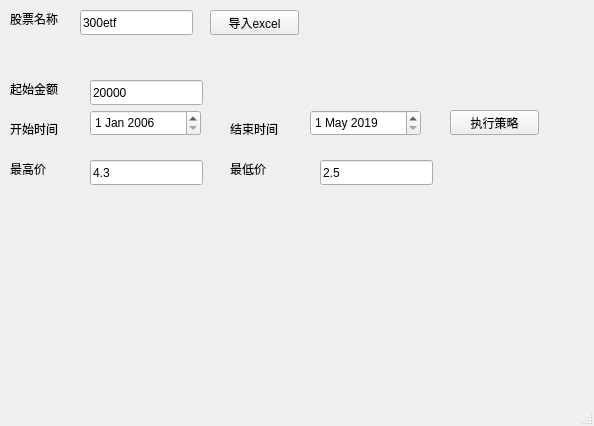
<?xml version="1.0" encoding="UTF-8"?>
<ui version="4.0">
 <class>MainWindow</class>
 <widget class="QMainWindow" name="MainWindow">
  <property name="geometry">
   <rect>
    <x>0</x>
    <y>0</y>
    <width>594</width>
    <height>426</height>
   </rect>
  </property>
  <property name="windowTitle">
   <string>MainWindow</string>
  </property>
  <widget class="QWidget" name="centralwidget">
   <widget class="QPushButton" name="pb_import_excel">
    <property name="geometry">
     <rect>
      <x>210</x>
      <y>10</y>
      <width>89</width>
      <height>25</height>
     </rect>
    </property>
    <property name="text">
     <string>导入excel</string>
    </property>
   </widget>
   <widget class="QLabel" name="label">
    <property name="geometry">
     <rect>
      <x>10</x>
      <y>10</y>
      <width>67</width>
      <height>17</height>
     </rect>
    </property>
    <property name="text">
     <string>股票名称</string>
    </property>
   </widget>
   <widget class="QLineEdit" name="le_stockname">
    <property name="geometry">
     <rect>
      <x>80</x>
      <y>10</y>
      <width>113</width>
      <height>25</height>
     </rect>
    </property>
    <property name="text">
     <string>300etf</string>
    </property>
   </widget>
   <widget class="QLabel" name="label_2">
    <property name="geometry">
     <rect>
      <x>10</x>
      <y>80</y>
      <width>67</width>
      <height>17</height>
     </rect>
    </property>
    <property name="text">
     <string>起始金额</string>
    </property>
   </widget>
   <widget class="QLineEdit" name="le_cash">
    <property name="geometry">
     <rect>
      <x>90</x>
      <y>80</y>
      <width>113</width>
      <height>25</height>
     </rect>
    </property>
    <property name="text">
     <string>20000</string>
    </property>
   </widget>
   <widget class="QLabel" name="label_3">
    <property name="geometry">
     <rect>
      <x>10</x>
      <y>120</y>
      <width>67</width>
      <height>17</height>
     </rect>
    </property>
    <property name="text">
     <string>开始时间</string>
    </property>
   </widget>
   <widget class="QLabel" name="label_4">
    <property name="geometry">
     <rect>
      <x>230</x>
      <y>120</y>
      <width>67</width>
      <height>17</height>
     </rect>
    </property>
    <property name="text">
     <string>结束时间</string>
    </property>
   </widget>
   <widget class="QPushButton" name="pb_excute_strategy">
    <property name="geometry">
     <rect>
      <x>450</x>
      <y>110</y>
      <width>89</width>
      <height>25</height>
     </rect>
    </property>
    <property name="text">
     <string>执行策略</string>
    </property>
   </widget>
   <widget class="QDateEdit" name="de_begin">
    <property name="geometry">
     <rect>
      <x>90</x>
      <y>110</y>
      <width>111</width>
      <height>26</height>
     </rect>
    </property>
    <property name="dateTime">
     <datetime>
      <hour>0</hour>
      <minute>0</minute>
      <second>0</second>
      <year>2006</year>
      <month>1</month>
      <day>1</day>
     </datetime>
    </property>
   </widget>
   <widget class="QDateEdit" name="de_end">
    <property name="geometry">
     <rect>
      <x>310</x>
      <y>110</y>
      <width>111</width>
      <height>26</height>
     </rect>
    </property>
    <property name="dateTime">
     <datetime>
      <hour>0</hour>
      <minute>0</minute>
      <second>0</second>
      <year>2019</year>
      <month>5</month>
      <day>1</day>
     </datetime>
    </property>
   </widget>
   <widget class="QLabel" name="label_5">
    <property name="geometry">
     <rect>
      <x>10</x>
      <y>160</y>
      <width>67</width>
      <height>17</height>
     </rect>
    </property>
    <property name="text">
     <string>最高价</string>
    </property>
   </widget>
   <widget class="QLineEdit" name="le_max_price">
    <property name="geometry">
     <rect>
      <x>90</x>
      <y>160</y>
      <width>113</width>
      <height>25</height>
     </rect>
    </property>
    <property name="text">
     <string>4.3</string>
    </property>
   </widget>
   <widget class="QLabel" name="label_6">
    <property name="geometry">
     <rect>
      <x>230</x>
      <y>160</y>
      <width>67</width>
      <height>17</height>
     </rect>
    </property>
    <property name="text">
     <string>最低价</string>
    </property>
   </widget>
   <widget class="QLineEdit" name="le_min_price">
    <property name="geometry">
     <rect>
      <x>320</x>
      <y>160</y>
      <width>113</width>
      <height>25</height>
     </rect>
    </property>
    <property name="text">
     <string>2.5</string>
    </property>
   </widget>
  </widget>
  <widget class="QMenuBar" name="menubar">
   <property name="geometry">
    <rect>
     <x>0</x>
     <y>0</y>
     <width>594</width>
     <height>28</height>
    </rect>
   </property>
  </widget>
  <widget class="QStatusBar" name="statusbar"/>
 </widget>
 <resources/>
 <connections/>
</ui>
